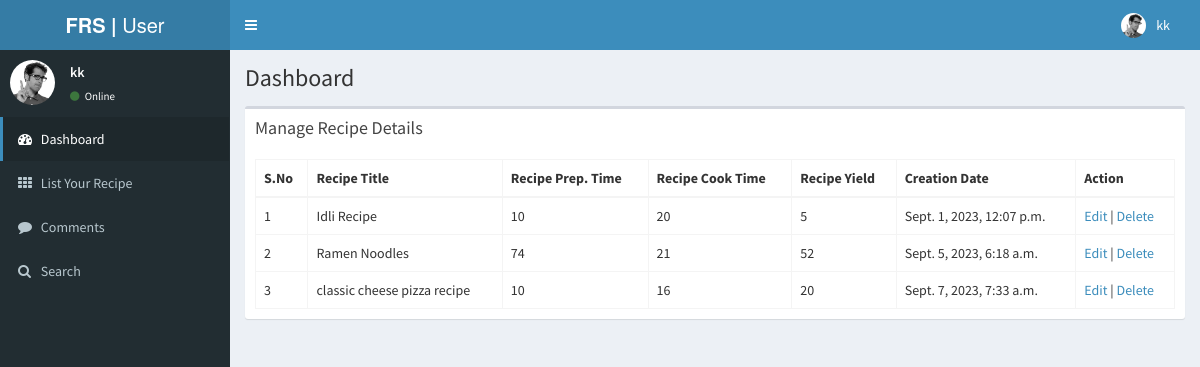
/manage_recipe/ (signed in), run on the app's committed database.
### myapp/models.py (models this page shows, shortened)
class Recipe(models.Model):
    register = models.ForeignKey(Registration, on_delete=models.CASCADE, null=True, blank=True)
    title = models.CharField(max_length=200, null=True, blank=True)
    pertime = models.CharField(max_length=200, null=True, blank=True)
    cooktime = models.CharField(max_length=200, null=True, blank=True)
    yields = models.CharField(max_length=200, null=True, blank=True)
    ingredients = models.CharField(max_length=500, null=True, blank=True)
    description = models.CharField(max_length=500, null=True, blank=True)
    photo = models.FileField(max_length=200, null=True, blank=True)
    creationdate = models.DateTimeField(auto_now_add=True)

### myapp/views.py (the view)
# urls.py: path('manage_recipe/', manage_recipe, name="manage_recipe"),
@login_required(login_url='/user_Login/')
def manage_recipe(request):
    reg = Registration.objects.get(user=request.user)
    data = Recipe.objects.filter(register=reg)
    d = {'data': data}
    return render(request, "manage_recipe.html", d)

### myapp/templates/manage_recipe.html (shortened to what this page needs)
{% extends 'user_index.html' %}
{% load static %}
{% block body %}
<section class="content">
    <div class="row">
      <div class="col-md-12">
        <div class="box">
          <div class="box-header">
            <h2 class="box-title">Manage Recipe Details</h2>
          </div>
          <div class="box-body">
            <table class="table table-bordered">
              <thead>
                <tr>
                    <th>S.No</th>
                  <th>Recipe Title</th>
                  <th>Recipe Prep. Time</th>
                  <th>Recipe Cook Time</th>
                  <th>Recipe Yield</th>
                  <th>Creation Date</th>
                  <th>Action</th>
                </tr>
              </thead>
              <tbody>
                {% for i in data %}
                <tr>
                    <td>{{ forloop.counter }}</td>
                    <td>{{ i.title }}</td>
                    <td>{{ i.pertime }}</td>
                    <td>{{ i.cooktime }}</td>
                    <td>{{ i.yields }}</td>
                    <td>{{ i.creationdate }}</td>
                    <td>
                      <a href="{% url 'edit_recipe' i.id %}">Edit</a> | <a href="{% url 'delete_recipe' i.id %}" onclick="return confirm('Are you sure?')">Delete</a>
                    </td>
                </tr>
                {% endfor %}
              </tbody>
            </table>
      </div>
          </div>
        </div>
      </div>
    </div>
{% endblock %}

### myapp/templates/user_index.html (shortened to what this page needs)
<!DOCTYPE html>
{% load static %}
<html>
  <head>
    <link href="{% static 'bootstrap/css/bootstrap.min.css' %}" rel="stylesheet" type="text/css" />
    <link rel="stylesheet" href="https://cdnjs.cloudflare.com/ajax/libs/font-awesome/4.7.0/css/font-awesome.min.css">
    <link href="https://maxcdn.bootstrapcdn.com/font-awesome/4.3.0/css/font-awesome.min.css' %}" rel="stylesheet" type="text/css" />
    <link href="http://code.ionicframework.com/ionicons/2.0.0/css/ionicons.min.css' %}" rel="stylesheet" type="text/css" />
    <link href="{% static 'dist/css/AdminLTE.min.css' %}" rel="stylesheet" type="text/css" />
    <link href="{% static 'dist/css/skins/_all-skins.min.css' %}" rel="stylesheet" type="text/css" />
    <link href="{% static 'plugins/iCheck/flat/blue.css' %}" rel="stylesheet" type="text/css" />
    <link href="{% static 'plugins/morris/morris.css' %}" rel="stylesheet" type="text/css" />
    <link href="{% static 'plugins/jvectormap/jquery-jvectormap-1.2.2.css' %}" rel="stylesheet" type="text/css" />
    <link href="{% static 'plugins/datepicker/datepicker3.css' %}" rel="stylesheet" type="text/css" />
    <link href="{% static 'plugins/daterangepicker/daterangepicker-bs3.css' %}" rel="stylesheet" type="text/css" />
    <link href="{% static 'plugins/bootstrap-wysihtml5/bootstrap3-wysihtml5.min.css' %}" rel="stylesheet" type="text/css" />
  </head>
  <body class="skin-blue">
    <div class="wrapper">
      <header class="main-header">
        <a href="/user_index/" class="logo"><b>FRS |</b> User</a>
        <nav class="navbar navbar-static-top" role="navigation">
          <a href="#" class="sidebar-toggle" data-toggle="offcanvas" role="button">
          </a>
          <div class="navbar-custom-menu">
            <ul class="nav navbar-nav">
              <li class="dropdown user user-menu">
                <a href="#" class="dropdown-toggle" data-toggle="dropdown">
                  <img src="{% static 'dist/img/user2-160x160.jpg' %}" class="user-image" alt="User Image"/>
                  <span class="hidden-xs">{{ request.user.first_name }}</span>
                </a>
              </li>
            </ul>
          </div>
        </nav>
      </header>
      <aside class="main-sidebar">
        <section class="sidebar">
          <div class="user-panel">
            <div class="pull-left image">
              <img src="{% static 'dist/img/user2-160x160.jpg' %}" class="img-circle" alt="User Image" />
            </div>
            <div class="pull-left info">
              <p>{{ request.user.first_name }}</p>
              <a href="#"><i class="fa fa-circle text-success"></i> Online</a>
            </div>
          </div>
          <ul class="sidebar-menu">
            <li class="active treeview">
              <a href="/user_index/"><i class="fa fa-dashboard"></i>
                <span>Dashboard</span>
              </a>
            </li>
            <li class="treeview">
              <a href="#">
                <i class="fa fa-th"></i>
                <span>List Your Recipe</span>
              </a>
            </li>
            <li class="treeview">
              <a href="#">
                <i class="fa fa-comment"></i>
                <span>Comments</span>
              </a>
            </li>
            <li>
              <a href="/search_recipe/">
                <i class="fa fa-search"></i> <span>Search</span>
              </a>
            </li>
           </ul>
        </section>
      </aside>
      <div class="content-wrapper">
        <section class="content-header">
          <h1>
            Dashboard
          </h1>
        </section>
        {% block body %}
        {% endblock %}
      </div>
  </body>
</html>

### data on the page
Recipe: title "Idli Recipe", pertime "10", cooktime "20", yields "5", creationdate "Sept. 1, 2023, 12:07 p.m."
Recipe: title "Ramen Noodles", pertime "74", cooktime "21", yields "52", creationdate "Sept. 5, 2023, 6:18 a.m."
Recipe: title "classic cheese pizza recipe", pertime "10", cooktime "16", yields "20", creationdate "Sept. 7, 2023, 7:33 a.m."

### other printed values
{{ request.user.first_name }} "kk"
